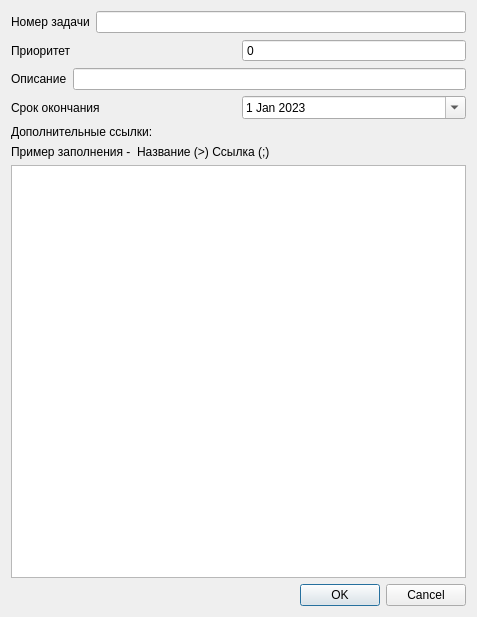
<?xml version="1.0" encoding="UTF-8"?>
<ui version="4.0">
 <class>Task</class>
 <widget class="QDialog" name="Task">
  <property name="geometry">
   <rect>
    <x>0</x>
    <y>0</y>
    <width>477</width>
    <height>617</height>
   </rect>
  </property>
  <property name="windowTitle">
   <string>Задача</string>
  </property>
  <layout class="QVBoxLayout" name="verticalLayout_2">
   <item>
    <layout class="QVBoxLayout" name="verticalLayout">
     <item>
      <layout class="QHBoxLayout" name="horizontalLayout">
       <item>
        <widget class="QLabel" name="label__task_number">
         <property name="text">
          <string>Номер задачи</string>
         </property>
        </widget>
       </item>
       <item>
        <widget class="QLineEdit" name="task_number"/>
       </item>
      </layout>
     </item>
     <item>
      <layout class="QHBoxLayout" name="horizontalLayout_2">
       <item>
        <widget class="QLabel" name="label_task_priority">
         <property name="text">
          <string>Приоритет</string>
         </property>
        </widget>
       </item>
       <item>
        <widget class="QSpinBox" name="task_priority">
         <property name="minimumSize">
          <size>
           <width>0</width>
           <height>0</height>
          </size>
         </property>
         <property name="maximumSize">
          <size>
           <width>16777215</width>
           <height>16777215</height>
          </size>
         </property>
         <property name="wrapping">
          <bool>false</bool>
         </property>
         <property name="buttonSymbols">
          <enum>QAbstractSpinBox::NoButtons</enum>
         </property>
         <property name="accelerated">
          <bool>false</bool>
         </property>
         <property name="keyboardTracking">
          <bool>true</bool>
         </property>
         <property name="showGroupSeparator" stdset="0">
          <bool>false</bool>
         </property>
        </widget>
       </item>
      </layout>
     </item>
     <item>
      <layout class="QHBoxLayout" name="horizontalLayout_3">
       <item>
        <widget class="QLabel" name="label_task_description">
         <property name="text">
          <string>Описание</string>
         </property>
        </widget>
       </item>
       <item>
        <widget class="QLineEdit" name="task_description"/>
       </item>
      </layout>
     </item>
     <item>
      <layout class="QHBoxLayout" name="horizontalLayout_4">
       <item>
        <widget class="QLabel" name="label_date_end">
         <property name="text">
          <string>Срок окончания</string>
         </property>
        </widget>
       </item>
       <item>
        <widget class="QDateEdit" name="task_date_end">
         <property name="dateTime">
          <datetime>
           <hour>0</hour>
           <minute>0</minute>
           <second>0</second>
           <year>2023</year>
           <month>1</month>
           <day>1</day>
          </datetime>
         </property>
         <property name="calendarPopup">
          <bool>true</bool>
         </property>
         <property name="timeSpec">
          <enum>Qt::LocalTime</enum>
         </property>
        </widget>
       </item>
      </layout>
     </item>
     <item>
      <widget class="QLabel" name="label_ref">
       <property name="text">
        <string>Дополнительные ссылки:</string>
       </property>
      </widget>
     </item>
     <item>
      <widget class="QLabel" name="label_ref_example">
       <property name="text">
        <string>Пример заполнения -  Название (&gt;) Ссылка (;)</string>
       </property>
      </widget>
     </item>
     <item>
      <widget class="QPlainTextEdit" name="task_text_links"/>
     </item>
     <item>
      <widget class="QDialogButtonBox" name="buttonBox">
       <property name="orientation">
        <enum>Qt::Horizontal</enum>
       </property>
       <property name="standardButtons">
        <set>QDialogButtonBox::Cancel|QDialogButtonBox::Ok</set>
       </property>
      </widget>
     </item>
    </layout>
   </item>
  </layout>
 </widget>
 <resources/>
 <connections>
  <connection>
   <sender>buttonBox</sender>
   <signal>accepted()</signal>
   <receiver>Task</receiver>
   <slot>accept()</slot>
   <hints>
    <hint type="sourcelabel">
     <x>248</x>
     <y>254</y>
    </hint>
    <hint type="destinationlabel">
     <x>157</x>
     <y>274</y>
    </hint>
   </hints>
  </connection>
  <connection>
   <sender>buttonBox</sender>
   <signal>rejected()</signal>
   <receiver>Task</receiver>
   <slot>reject()</slot>
   <hints>
    <hint type="sourcelabel">
     <x>316</x>
     <y>260</y>
    </hint>
    <hint type="destinationlabel">
     <x>286</x>
     <y>274</y>
    </hint>
   </hints>
  </connection>
 </connections>
</ui>
